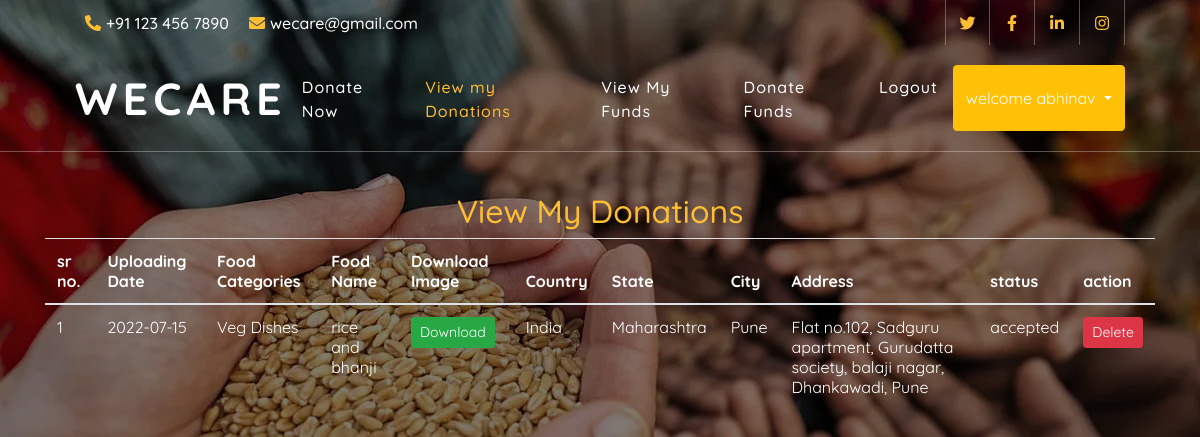
Page /view_notes (signed in) on the committed database.
### notes/models.py (models this page shows, shortened)
class Notes(models.Model):
    user = models.ForeignKey(User,on_delete=models.CASCADE)
    uploadingdate = models.CharField(max_length=30)
    branch = models.CharField(max_length=10)
    subject = models.CharField(max_length=30)
    notesfile = models.FileField(max_length=30,null=True)
    filetyoe = models.CharField(max_length=10)
    state = models.CharField(max_length=100,blank=True, default=None)
    city = models.CharField(max_length=100,blank=True, default=None)
    description = models.CharField(max_length=300)
    status = models.CharField(max_length=10,null=True)

### notes/views.py (the view)
# urls.py: path('view_notes',VIEWNOTES,name="view_notes"),
def VIEWNOTES(request):
    if not request.user.is_authenticated:
        return redirect('login')
    user = User.objects.get(id = request.user.id)
    notes = Notes.objects.filter(user = user)
    d = {'notes':notes}
    return render(request,'view_notes.html',d)

### notes/templates/view_notes.html (shortened to what this page needs)
{% load static %}
{% block body %}
<link rel="stylesheet" type="text/css" href="https://cdn.datatables.net/1.10.22/css/jquery.dataTables.min.css">
<link rel="stylesheet" type="text/css" href="https://cdn.datatables.net/buttons/1.6.4/css/buttons.dataTables.min.css">
<!DOCTYPE html>
<html>
<head>
	<link href="https://stackpath.bootstrapcdn.com/bootstrap/4.4.1/css/bootstrap.min.css" rel="stylesheet">
	<link href="https://cdnjs.cloudflare.com/ajax/libs/font-awesome/5.10.0/css/all.min.css" rel="stylesheet">
	<link href="{% static 'lib/flaticon/font/flaticon.css' % }" rel="stylesheet">
	<link href="{% static 'lib/animate/animate.min.css' %}" rel="stylesheet">
	<link href="{% static 'lib/owlcarousel/assets/owl.carousel.min.css' % }" rel="stylesheet">
	<link href="{% static 'css/style.css' %}" rel="stylesheet">
</head>
<body>
	 <div class="top-bar d-none d-md-block">
		<div class="container-fluid">
			<div class="row">
				<div class="col-md-8">
					<div class="top-bar-left">
						<div class="text">
							<i class="fa fa-phone-alt"></i>
							<p>+91 123 456 7890</p>
						</div>
						<div class="text">
							<i class="fa fa-envelope"></i>
							<p>wecare@gmail.com</p>
						</div>
					</div>
				</div>
				<div class="col-md-4">
					<div class="top-bar-right">
						<div class="social">
							<a href=""><i class="fab fa-twitter"></i></a>
							<a href=""><i class="fab fa-facebook-f"></i></a>
							<a href=""><i class="fab fa-linkedin-in"></i></a>
							<a href=""><i class="fab fa-instagram"></i></a>
						</div>
					</div>
				</div>
			</div>
		</div>
	</div>
	<nav>
		<div class="navbar navbar-expand-lg bg-dark navbar-dark">
			<div class="container-fluid">
				<a class="navbar-brand">WeCare</a>
				<div class="collapse navbar-collapse justify-content-between" id="navbarCollapse">
					<div class="navbar-nav ml-auto">
						<a href="{% url 'upload_notes' %}" class="nav-item nav-link ">Donate Now</a>
						<a href="{% url 'view_notes' %}" class="nav-item nav-link active">View my Donations</a>
						<a href="{% url 'view_funds' %}" class="nav-item nav-link ">View My Funds</a>
						<a href="{% url 'donatefund' %}" class="nav-item nav-link">Donate Funds</a>
						<a href="{% url 'user_logout' %}" class="nav-item nav-link">Logout</a>
						<div class="btn-group">
							<button class="btn btn-warning dropdown-toggle" type="submit" data-toggle="dropdown" style="font-family: 'Quicksand';color:#ffffff">welcome
								{{request.user.first_name}}</button>
						</div>
					</div>
				</div>
			</div>
	</nav>
	<br></br>
	<br></br>
	<br></br>
	<br></br>
	<div class="container" style="text-align:center">
		<h2 style="font-family: 'Quicksand';color:#fdbe33">View My Donations</h2>
		<table class="table table=border" id="example"
		style="font-family: 'Quicksand';color:#ffffff">
			<thead>
				<tr>
					<th>sr no.</th>
					<th>Uploading Date</th>
					<th>Food Categories</th>
					<th>Food Name</th>
					<th>Download Image</th>
					<th>Country</th>
					<th>State</th>
					<th>City</th>
					<th>Address</th>
					<th>status</th>
					<th>action</th>
				</tr>
				{% for i in notes %}
				<tr>
					<td>{{forloop.counter}}</td>
					<td>{{i.uploadingdate}}</td>
					<td>{{i.branch}}</td>
					<td>{{i.subject}}</td>
					<td><a href="{{i.notesfile.url}}" class="btn btn-success btn-sm" download>Download </a></td>
					<td>{{i.filetyoe}}</td>
					<td>{{i.state}}</td>
					<td>{{i.city}}</td>
					<td>{{i.description}}</td>
					<td>{{i.status}}</td>
					<td><a href="{% url 'delete_notes' i.id %}" class="btn btn-danger btn-sm"
							onclick="return confirm('are you sure?')">Delete </a></td>
				</tr>
				{% endfor %}
			</thead>
		</table>
	</div>
</body>
</html>
{% endblock %}

### notes/static/css/style.css (style rules this page uses)
body { color: #777777; font-weight: 500; background: #ffffff; font-family: 'Quicksand', sans-serif; }
h1, h2, h3, h4, h5, h6 { color: #4a4c70; }
a { color: #4a4c70; transition: .3s; }
.container-fluid { max-width: 1366px; }
.top-bar { position: absolute; height: 45px; width: 100%; top: 0; left: 0; z-index: 3; border-bottom: 1px solid #4a4c70(255, 255, 255, .3); }
.top-bar .top-bar-left { display: flex; align-items: center; justify-content: flex-start; }
.top-bar .top-bar-right { display: flex; align-items: center; justify-content: flex-end; }
.top-bar .text { display: flex; align-items: center; justify-content: center; flex-direction: row; height: 45px; padding: 0 10px; text-align: center; border-left: 1px solid #4a4c70(255, 255, 255, .3); }
.top-bar .text:last-child { border-right: 1px solid #4a4c70(255, 255, 255, .3); }
.top-bar .text i { font-size: 16px; color: #FDBE33; margin-right: 5px; }
.top-bar .text p { color: #ffffff; font-size: 16px; font-weight: 500; margin: 0; }
.top-bar .social { display: flex; height: 45px; font-size: 0; justify-content: flex-end; }
.top-bar .social a { display: flex; align-items: center; justify-content: center; width: 45px; height: 100%; font-size: 16px; color: #FDBE33; border-right: 1px solid rgba(255, 255, 255, .3); }
.top-bar .social a:first-child { border-left: 1px solid rgba(255, 255, 255, .3); }
@media (min-width: 992px) { .top-bar { padding: 0 60px; } }
.navbar { position: relative; transition: .5s; z-index: 999; }
.navbar .navbar-brand { margin: 0; color: #ffffff; font-size: 45px; line-height: 0px; font-weight: 700; letter-spacing: 5px; text-transform: uppercase; }
.navbar-dark .navbar-nav .nav-link, .navbar-dark .navbar-nav .nav-link:focus, .navbar-dark .navbar-nav .nav-link:hover, .navbar-dark .navbar-nav .nav-link.active { padding: 10px 15px 8px 15px; color: #ffffff; }
.navbar-dark .navbar-nav .nav-link:hover, .navbar-dark .navbar-nav .nav-link.active { color: #FDBE33; transition: none; }
@media (min-width: 992px) { .navbar { position: absolute; width: 100%; top: 45px; padding: 20px 60px; background: transparent !important; border-bottom: 1px solid rgba(255, 255, 255, .3); z-index: 9; } }
@media (min-width: 992px) { .navbar a.nav-link { padding: 8px 15px; font-size: 16px; letter-spacing: 1px; } }

### rows in the picture
Notes: uploadingdate "2022-07-15", branch "Veg Dishes", subject "rice and bhanji", filetyoe "India", state "Maharashtra", city "Pune", description "Flat no.102, Sadguru apartment, Gurudatta society, balaji nagar, Dhankawadi, Pune", status "accepted"

### other values in the picture
{{ request.user.first_name }} "abhinav"
